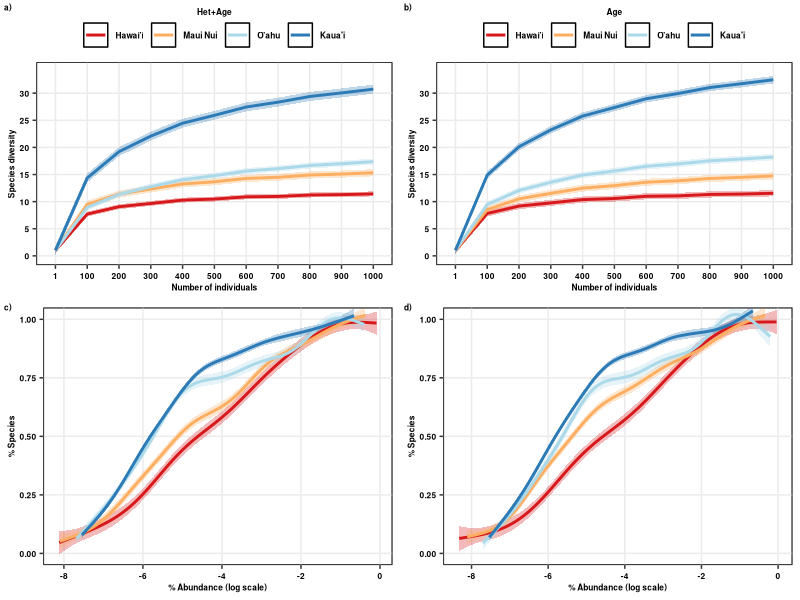

Reproduce this figure in R.
###############
# All natives #
# 9 plots #####
###############

require(tidyr)
require(dplyr)
require(ggplot2)
require(grid)
require(reshape2)
library(rms)

#colors:  scale_colour_manual(values=c("#d7191c","#fdae61","#abd9e9","#2c7bb6"))
#shapes: scale_shape_manual(values=c(15,16,17)

# ##################
# # Scenario 1 #####
# ##################
# 
# SACs_1<-read.csv("Cleaned_Data/Scen1_Natives_SACs_GAMMestimates.csv")
# 
# HillN_1<-read.csv("Cleaned_Data/Scen1_Natives_HillNumbers.csv")
# 
# RAD_1<-read.csv("Cleaned_Data/Scen1_Natives_RAD_GAMMestimates.csv")


##################
# Scenario 2 #####
##################

SACs_2<-read.csv("Cleaned_Data/Scen2_Natives_9plots_SACs_GAMMestimates.csv")

#HillN_2<-read.csv("Cleaned_Data/Scen2_Natives_7plots_HillN.csv")

RAD_2<-read.csv("Cleaned_Data/Scen2_Natives_9plots_RAD_GAMMestimates.csv")

##################
# Scenario 3 #####
##################

SACs_3<-read.csv("Cleaned_Data/Scen3_Natives_9plots_SACs_GAMMestimates.csv")

#HillN_3<-read.csv("Cleaned_Data/Scen3_Natives_7plots_HillN.csv")

RAD_3<-read.csv("Cleaned_Data/Scen3_Natives_9plots_RAD_GAMMestimates.csv")

##################
# SACs ###########
##################

# # Scenario 1
# 
# SACs_1$m<-as.factor(SACs_1$m)
# 
# SACs_1$geo_entity2<-as.character(SACs_1$geo_entity2)
# SACs_1$geo_entity2<-ifelse(SACs_1$geo_entity2=="Hawai'i Island","Hawai'i",SACs_1$geo_entity2)
# SACs_1$geo_entity2<-ifelse(SACs_1$geo_entity2=="Kaua'i Island","Kaua'i",SACs_1$geo_entity2)
# SACs_1$geo_entity2<-ifelse(SACs_1$geo_entity2=="O'ahu Island","O'ahu",SACs_1$geo_entity2)
# SACs_1$geo_entity2<-as.factor(SACs_1$geo_entity2)
# 
# SACs_1$geo_entity2<-as.factor(SACs_1$geo_entity2)
# SACs_1$geo_entity2<-factor(SACs_1$geo_entity2,levels=c("Hawai'i","Maui Nui","O'ahu","Kaua'i"))
# 
# SACs_11<-ggplot(SACs_1,aes(x=m,y=qD,group=geo_entity2,color=geo_entity2))+ 
#   geom_point(size=0.5)+
#   scale_colour_manual(values=c("#d7191c","#fdae61","#abd9e9","#2c7bb6"))+
#   scale_x_discrete(breaks=c(1,100,1000,2000, 3000, 4000, 5000, 6000, 7000, 8000, 9000,10000))+
#   scale_y_continuous(limits=c(0,53),breaks=c(0,10, 20,30, 40,50))+
#   geom_line(size=1)+
#   ylab("Species diversity")+xlab("Number of individuals")+
#   #scale_color_npg()+
#   guides(colour=guide_legend(title="Area+Het+Age",title.position = "top"))+
#   theme_bw()+theme(legend.position="top", axis.title.y=element_text(colour="black",face="bold",size=6),
#                    axis.title.x=element_text(colour="black",face="bold",size=6),
#                    axis.text.x=element_text(colour=c("black"),face="bold",size=5),
#                    axis.text.y=element_text(colour=c("black"),face="bold",size=6),
#                    legend.text=element_text(colour=c("black"),face="bold",size=6),
#                    legend.title = element_text(colour=c("black"),face="bold",size=6),
#                    legend.title.align = 0.5,
#                    legend.margin =margin(t=0, r=0, b=0, l=0, unit="cm"),
#                    panel.grid.major = element_blank(), panel.grid.minor = element_blank())


#Scenario 2

SACs_2$m<-as.factor(SACs_2$m)

SACs_2$geo_entity2<-as.character(SACs_2$geo_entity2)
SACs_2$geo_entity2<-ifelse(SACs_2$geo_entity2=="Hawai'i Island","Hawai'i",SACs_2$geo_entity2)
SACs_2$geo_entity2<-ifelse(SACs_2$geo_entity2=="Kaua'i Island","Kaua'i",SACs_2$geo_entity2)
SACs_2$geo_entity2<-ifelse(SACs_2$geo_entity2=="O'ahu Island","O'ahu",SACs_2$geo_entity2)
SACs_2$geo_entity2<-as.factor(SACs_2$geo_entity2)

SACs_2$geo_entity2<-as.factor(SACs_2$geo_entity2)
SACs_2$geo_entity2<-factor(SACs_2$geo_entity2,levels=c("Hawai'i","Maui Nui","O'ahu","Kaua'i"))

SACs_22<-ggplot(SACs_2,aes(x=m,y=fit,group=geo_entity2,color=geo_entity2))+ 
  #geom_point(position = position_jitter(w = 0.02, h = 0),size=0.5,alpha=0.2)+
  geom_ribbon(data=SACs_2,aes(ymin=lwrS,ymax=uprS,fill=geo_entity2), alpha = 0.3,colour="transparent")+
  geom_line(data=SACs_2,aes(x=m,y=fit,group=geo_entity2,color=geo_entity2),size=1)+
  #geom_smooth(data=SACs_2,aes(x=m,y=qD_pred,group=geo_entity2,color=geo_entity2),size=1,se=FALSE,method="gam",formula=y~s(x))+
  scale_y_continuous(breaks=c(0,5, 10, 15, 20,25,30))+
  scale_colour_manual(values=c("#d7191c","#fdae61","#abd9e9","#2c7bb6"))+
  scale_fill_manual(values=c("#d7191c","#fdae61","#abd9e9","#2c7bb6"))+
  coord_cartesian(ylim=c(0,34))+
  
  ylab("Species diversity")+xlab("Number of individuals")+
  guides(colour=guide_legend(title="Het+Age",title.position = "top"),fill="none")+
  
  theme_bw()+theme(legend.position="top", axis.title.y=element_text(colour="black",face="bold",size=6),
                   axis.title.x=element_text(colour="black",face="bold",size=6),
                   axis.text.x=element_text(colour=c("black"),face="bold",size=6),
                   axis.text.y=element_text(colour=c("black"),face="bold",size=6),
                   legend.text=element_text(colour=c("black"),face="bold",size=6),
                   legend.title = element_text(colour=c("black"),face="bold",size=6),
                   legend.title.align = 0.5,
                   legend.margin =margin(t=0, r=0, b=0, l=0, unit="cm"),
                   panel.background =element_rect(fill="transparent",colour="black"),panel.grid.minor=element_blank())


#Scenario 3

SACs_3$m<-as.factor(SACs_3$m)

SACs_3$geo_entity2<-as.character(SACs_3$geo_entity2)
SACs_3$geo_entity2<-ifelse(SACs_3$geo_entity2=="Hawai'i Island","Hawai'i",SACs_3$geo_entity2)
SACs_3$geo_entity2<-ifelse(SACs_3$geo_entity2=="Kaua'i Island","Kaua'i",SACs_3$geo_entity2)
SACs_3$geo_entity2<-ifelse(SACs_3$geo_entity2=="O'ahu Island","O'ahu",SACs_3$geo_entity2)
SACs_3$geo_entity2<-as.factor(SACs_3$geo_entity2)

SACs_3$geo_entity2<-as.factor(SACs_3$geo_entity2)
SACs_3$geo_entity2<-factor(SACs_3$geo_entity2,levels=c("Hawai'i","Maui Nui","O'ahu","Kaua'i"))


SACs_33<-ggplot(SACs_3,aes(x=m,y=qD,group=geo_entity2,color=geo_entity2))+ 
  geom_ribbon(data=SACs_3,aes(ymin=lwrS,ymax=uprS,fill=geo_entity2), alpha = 0.3,colour="transparent")+
  geom_line(data=SACs_3,aes(x=m,y=fit,group=geo_entity2,color=geo_entity2),size=1)+
  #geom_smooth(data=SACs_2,aes(x=m,y=qD_pred,group=geo_entity2,color=geo_entity2),size=1,se=FALSE,method="gam",formula=y~s(x))+
  scale_y_continuous(breaks=c(0,5, 10, 15, 20,25,30))+
  scale_colour_manual(values=c("#d7191c","#fdae61","#abd9e9","#2c7bb6"))+
  scale_fill_manual(values=c("#d7191c","#fdae61","#abd9e9","#2c7bb6"))+
  ylab("Species diversity")+xlab("Number of individuals")+
  #scale_color_npg()+
  coord_cartesian(ylim=c(0,34))+
  guides(colour=guide_legend(title="Age",title.position = "top"), fill="none")+
  theme_bw()+theme(legend.position="top", axis.title.y=element_text(colour="black",face="bold",size=6),
                   axis.title.x=element_text(colour="black",face="bold",size=6),
                   axis.text.x=element_text(colour=c("black"),face="bold",size=6),
                   axis.text.y=element_text(colour=c("black"),face="bold",size=6),
                   legend.text=element_text(colour=c("black"),face="bold",size=6),
                   legend.title = element_text(colour=c("black"),face="bold",size=6),
                   legend.title.align = 0.5,
                   legend.margin =margin(t=0, r=0, b=0, l=0, unit="cm"),
                   panel.background =element_rect(fill="transparent",colour="black"),panel.grid.minor=element_blank())

##################
# RADs ###########
##################

##############
#Scenario 1  #
##############
# 
# RAD_1$geo_entity2<-as.character(RAD_1$geo_entity2)
# RAD_1$geo_entity2<-ifelse(RAD_1$geo_entity2=="Hawai'i Island","Hawai'i",RAD_1$geo_entity2)
# RAD_1$geo_entity2<-ifelse(RAD_1$geo_entity2=="Kaua'i Island","Kaua'i",RAD_1$geo_entity2)
# RAD_1$geo_entity2<-ifelse(RAD_1$geo_entity2=="O'ahu Island","O'ahu",RAD_1$geo_entity2)
# RAD_1$geo_entity2<-as.factor(RAD_1$geo_entity2)
# 
# RAD_1$geo_entity2<-as.factor(RAD_1$geo_entity2)
# RAD_1$geo_entity2<-factor(RAD_1$geo_entity2,levels=c("Hawai'i","Maui Nui","O'ahu","Kaua'i"))
# 
# 
# raDs_1<-ggplot(RAD_1,aes(y=Rank_N,x=log(RelAbund),group=geo_entity2,color=geo_entity2))+ 
#   geom_point(position = position_jitter(w = 0, h = 0.02),size=0.5,alpha=0.9)+
#   geom_smooth(data=RAD_1, aes(y=RankN_pred,x=log(RelAbund), group=geo_entity2, color=geo_entity2),method="gam", formula=y~s(x),size=1,se=FALSE)+
#   scale_colour_manual(values=c("#d7191c","#fdae61","#abd9e9","#2c7bb6"))+
#   ylab("% Species")+xlab("% Abundance (log scale)")+
#   #scale_color_npg()+
#   guides(colour=guide_legend(title=""))+
#   theme_bw()+theme(axis.title.x=element_text(colour="black",face="bold",size=6),
#                    axis.title.y=element_text(colour="black",face="bold",size=6),
#                    axis.text.x=element_text(colour=c("black"),face="bold",size=6),
#                    axis.text.y=element_text(colour=c("black"),face="bold",size=6),
#                    legend.text=element_text(colour="black",face="bold",size=6),
#                    legend.title.align = 0,
#                    legend.position=c("none"),
#                    legend.title=element_text(colour="black",face="bold",size=6),
#                    legend.key.size = unit(2.5, 'lines'),
#                    panel.grid.major = element_blank(), panel.grid.minor = element_blank())


#Scenario 2

RAD_2$geo_entity2<-as.character(RAD_2$geo_entity2)
RAD_2$geo_entity2<-ifelse(RAD_2$geo_entity2=="Hawai'i Island","Hawai'i",RAD_2$geo_entity2)
RAD_2$geo_entity2<-ifelse(RAD_2$geo_entity2=="Kaua'i Island","Kaua'i",RAD_2$geo_entity2)
RAD_2$geo_entity2<-ifelse(RAD_2$geo_entity2=="O'ahu Island","O'ahu",RAD_2$geo_entity2)
RAD_2$geo_entity2<-as.factor(RAD_2$geo_entity2)

RAD_2$geo_entity2<-as.factor(RAD_2$geo_entity2)
RAD_2$geo_entity2<-factor(RAD_2$geo_entity2,levels=c("Hawai'i","Maui Nui","O'ahu","Kaua'i"))


raDs_2<-ggplot(RAD_2,aes(y=fit,x=log(RelAbund),group=geo_entity2,color=geo_entity2))+ 
  geom_ribbon(data=RAD_2,aes(ymin=lwrS,ymax=uprS,fill=geo_entity2), alpha = 0.3,colour="transparent")+
  geom_line(data=RAD_2,aes(x=log(RelAbund),y=fit,group=geo_entity2,color=geo_entity2),size=1)+
  # geom_point(position = position_jitter(w = 0, h = 0.02),size=0.5,alpha=0.1)+
  # geom_smooth(data=RAD_2, aes(y=RankN_pred,x=log(RelAbund), group=geo_entity2, color=geo_entity2),method="gam", formula=y~s(x),size=1,se=FALSE)+
  scale_colour_manual(values=c("#d7191c","#fdae61","#abd9e9","#2c7bb6"))+
  scale_fill_manual(values=c("#d7191c","#fdae61","#abd9e9","#2c7bb6"))+
  coord_cartesian(ylim=c(0,1))+
  ylab("% Species")+xlab("% Abundance (log scale)")+
  #scale_color_npg()+
  guides(colour=guide_legend(title=""),fill="none")+
  theme_bw()+theme(axis.title.x=element_text(colour="black",face="bold",size=6),
                   axis.title.y=element_text(colour="black",face="bold",size=6),
                   axis.text.x=element_text(colour=c("black"),face="bold",size=6),
                   axis.text.y=element_text(colour=c("black"),face="bold",size=6),
                   legend.text=element_text(colour="black",face="bold",size=6),
                   legend.title.align = 0,
                   legend.position=c("none"),
                   legend.title=element_text(colour="black",face="bold",size=6),
                   legend.key.size = unit(2.5, 'lines'),
                   panel.background =element_rect(fill="transparent",colour="black"),panel.grid.minor=element_blank())


#Scenario 3

RAD_3$geo_entity2<-as.character(RAD_3$geo_entity2)
RAD_3$geo_entity2<-ifelse(RAD_3$geo_entity2=="Hawai'i Island","Hawai'i",RAD_3$geo_entity2)
RAD_3$geo_entity2<-ifelse(RAD_3$geo_entity2=="Kaua'i Island","Kaua'i",RAD_3$geo_entity2)
RAD_3$geo_entity2<-ifelse(RAD_3$geo_entity2=="O'ahu Island","O'ahu",RAD_3$geo_entity2)
RAD_3$geo_entity2<-as.factor(RAD_3$geo_entity2)

RAD_3$geo_entity2<-as.factor(RAD_3$geo_entity2)
RAD_3$geo_entity2<-factor(RAD_3$geo_entity2,levels=c("Hawai'i","Maui Nui","O'ahu","Kaua'i"))

raDs_3<-ggplot(RAD_3,aes(y=fit,x=log(RelAbund),group=geo_entity2,color=geo_entity2))+ 
  geom_ribbon(data=RAD_3,aes(ymin=lwrS,ymax=uprS,fill=geo_entity2), alpha = 0.3,colour="transparent")+
  geom_line(data=RAD_3,aes(x=log(RelAbund),y=fit,group=geo_entity2,color=geo_entity2),size=1)+
  # geom_point(position = position_jitter(w = 0, h = 0.02),size=0.5,alpha=0.1)+
  # geom_smooth(data=RAD_3, aes(y=RankN_pred,x=log(RelAbund), group=geo_entity2, color=geo_entity2),method="gam", formula=y~s(x),size=1,se=FALSE)+
  scale_colour_manual(values=c("#d7191c","#fdae61","#abd9e9","#2c7bb6"))+
  scale_fill_manual(values=c("#d7191c","#fdae61","#abd9e9","#2c7bb6"))+
  
  coord_cartesian(ylim=c(0,1))+
  guides(colour=guide_legend(title=""),fill="none")+
  ylab("% Species")+xlab("% Abundance (log scale)")+
  #scale_color_npg()+
  guides(colour=guide_legend(title=""))+
  theme_bw()+theme(axis.title.x=element_text(colour="black",face="bold",size=6),
                   axis.title.y=element_text(colour="black",face="bold",size=6),
                   axis.text.x=element_text(colour=c("black"),face="bold",size=6),
                   axis.text.y=element_text(colour=c("black"),face="bold",size=6),
                   legend.text=element_text(colour="black",face="bold",size=6),
                   legend.title.align = 0,
                   legend.position=c("none"),
                   legend.title=element_text(colour="black",face="bold",size=6),
                   legend.key.size = unit(2.5, 'lines'),
                   panel.background =element_rect(fill="transparent",colour="black"),panel.grid.minor=element_blank())

############
# merge ####
############

require(cowplot)

# just SACs & RADs

togg2<-plot_grid(SACs_22,SACs_33,raDs_2,raDs_3,
                 labels=c("a)","b)","c)","d)"),label_size = 6,
                 ncol=2)

png(filename="Figures/SACs_RADs_Natives_9plots_Fig2.png", 
    units="in", 
    width=8, 
    height=6, 
    pointsize=2, 
    res=400)

togg2

dev.off()
